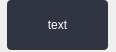
<?xml version="1.0" encoding="UTF-8"?>
<ui version="4.0">
 <class>Hover</class>
 <widget class="QWidget" name="Hover">
  <property name="geometry">
   <rect>
    <x>0</x>
    <y>0</y>
    <width>116</width>
    <height>52</height>
   </rect>
  </property>
  <property name="sizePolicy">
   <sizepolicy hsizetype="Expanding" vsizetype="Expanding">
    <horstretch>0</horstretch>
    <verstretch>0</verstretch>
   </sizepolicy>
  </property>
  <property name="mouseTracking">
   <bool>true</bool>
  </property>
  <property name="windowTitle">
   <string>Hover</string>
  </property>
  <property name="styleSheet">
   <string notr="true"/>
  </property>
  <widget class="QLabel" name="label">
   <property name="geometry">
    <rect>
     <x>7</x>
     <y>0</y>
     <width>101</width>
     <height>50</height>
    </rect>
   </property>
   <property name="sizePolicy">
    <sizepolicy hsizetype="Preferred" vsizetype="Preferred">
     <horstretch>0</horstretch>
     <verstretch>0</verstretch>
    </sizepolicy>
   </property>
   <property name="contextMenuPolicy">
    <enum>Qt::NoContextMenu</enum>
   </property>
   <property name="layoutDirection">
    <enum>Qt::LeftToRight</enum>
   </property>
   <property name="styleSheet">
    <string notr="true">background: #313541;
border-radius: 4px;
height: 10px;

color: white;
text-align: center;
</string>
   </property>
   <property name="text">
    <string>text</string>
   </property>
   <property name="alignment">
    <set>Qt::AlignCenter</set>
   </property>
  </widget>
  <widget class="QLabel" name="label_2">
   <property name="geometry">
    <rect>
     <x>-2</x>
     <y>18</y>
     <width>10</width>
     <height>14</height>
    </rect>
   </property>
   <property name="minimumSize">
    <size>
     <width>10</width>
     <height>10</height>
    </size>
   </property>
   <property name="baseSize">
    <size>
     <width>10</width>
     <height>10</height>
    </size>
   </property>
   <property name="styleSheet">
    <string notr="true">image: url(:/Resources/icons/hover_element.png);
width: 5px;</string>
   </property>
   <property name="text">
    <string/>
   </property>
  </widget>
  <zorder>label_2</zorder>
  <zorder>label</zorder>
 </widget>
 <resources>
  <include location="../../../../QResources.qrc"/>
 </resources>
 <connections/>
</ui>
